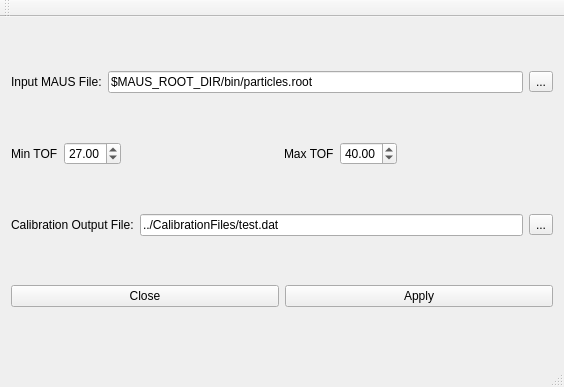
<?xml version="1.0" encoding="UTF-8"?>
<ui version="4.0">
 <class>MainWindow</class>
 <widget class="QMainWindow" name="MainWindow">
  <property name="geometry">
   <rect>
    <x>0</x>
    <y>0</y>
    <width>564</width>
    <height>387</height>
   </rect>
  </property>
  <property name="windowTitle">
   <string>Calibrate TOF Slabs</string>
  </property>
  <widget class="QWidget" name="centralWidget">
   <layout class="QVBoxLayout" name="verticalLayout">
    <item>
     <layout class="QHBoxLayout" name="horizontalLayout">
      <item>
       <widget class="QLabel" name="label">
        <property name="text">
         <string>Input MAUS File:</string>
        </property>
       </widget>
      </item>
      <item>
       <widget class="QLineEdit" name="line_inputFile">
        <property name="text">
         <string>$MAUS_ROOT_DIR/bin/particles.root</string>
        </property>
       </widget>
      </item>
      <item>
       <widget class="QToolButton" name="btn_inputFile">
        <property name="text">
         <string>...</string>
        </property>
       </widget>
      </item>
     </layout>
    </item>
    <item>
     <layout class="QHBoxLayout" name="horizontalLayout_3">
      <item>
       <widget class="QLabel" name="label_2">
        <property name="text">
         <string>Min TOF</string>
        </property>
       </widget>
      </item>
      <item>
       <widget class="QDoubleSpinBox" name="dbl_min_tof">
        <property name="value">
         <double>27.000000000000000</double>
        </property>
       </widget>
      </item>
      <item>
       <spacer name="horizontalSpacer">
        <property name="orientation">
         <enum>Qt::Horizontal</enum>
        </property>
        <property name="sizeHint" stdset="0">
         <size>
          <width>40</width>
          <height>20</height>
         </size>
        </property>
       </spacer>
      </item>
      <item>
       <widget class="QLabel" name="label_3">
        <property name="text">
         <string>Max TOF</string>
        </property>
       </widget>
      </item>
      <item>
       <widget class="QDoubleSpinBox" name="dbl_max_tof">
        <property name="value">
         <double>40.000000000000000</double>
        </property>
       </widget>
      </item>
      <item>
       <spacer name="horizontalSpacer_2">
        <property name="orientation">
         <enum>Qt::Horizontal</enum>
        </property>
        <property name="sizeHint" stdset="0">
         <size>
          <width>40</width>
          <height>20</height>
         </size>
        </property>
       </spacer>
      </item>
     </layout>
    </item>
    <item>
     <layout class="QHBoxLayout" name="horizontalLayout_2">
      <item>
       <widget class="QLabel" name="label_calibrationDescription1">
        <property name="text">
         <string>Calibration Output File:</string>
        </property>
       </widget>
      </item>
      <item>
       <widget class="QLineEdit" name="line_outputFile">
        <property name="text">
         <string>../CalibrationFiles/test.dat</string>
        </property>
       </widget>
      </item>
      <item>
       <widget class="QToolButton" name="btn_outputFile">
        <property name="text">
         <string>...</string>
        </property>
       </widget>
      </item>
     </layout>
    </item>
    <item>
     <layout class="QHBoxLayout" name="horizontalLayout_5">
      <item>
       <widget class="QPushButton" name="btn_close">
        <property name="text">
         <string>Close</string>
        </property>
       </widget>
      </item>
      <item>
       <widget class="QPushButton" name="btn_go">
        <property name="text">
         <string>Apply</string>
        </property>
       </widget>
      </item>
     </layout>
    </item>
   </layout>
  </widget>
  <widget class="QMenuBar" name="menuBar">
   <property name="geometry">
    <rect>
     <x>0</x>
     <y>0</y>
     <width>564</width>
     <height>25</height>
    </rect>
   </property>
  </widget>
  <widget class="QToolBar" name="mainToolBar">
   <attribute name="toolBarArea">
    <enum>TopToolBarArea</enum>
   </attribute>
   <attribute name="toolBarBreak">
    <bool>false</bool>
   </attribute>
  </widget>
  <widget class="QStatusBar" name="statusBar"/>
 </widget>
 <layoutdefault spacing="6" margin="11"/>
 <resources/>
 <connections>
  <connection>
   <sender>btn_close</sender>
   <signal>clicked()</signal>
   <receiver>MainWindow</receiver>
   <slot>close()</slot>
   <hints>
    <hint type="sourcelabel">
     <x>288</x>
     <y>415</y>
    </hint>
    <hint type="destinationlabel">
     <x>241</x>
     <y>455</y>
    </hint>
   </hints>
  </connection>
 </connections>
</ui>
